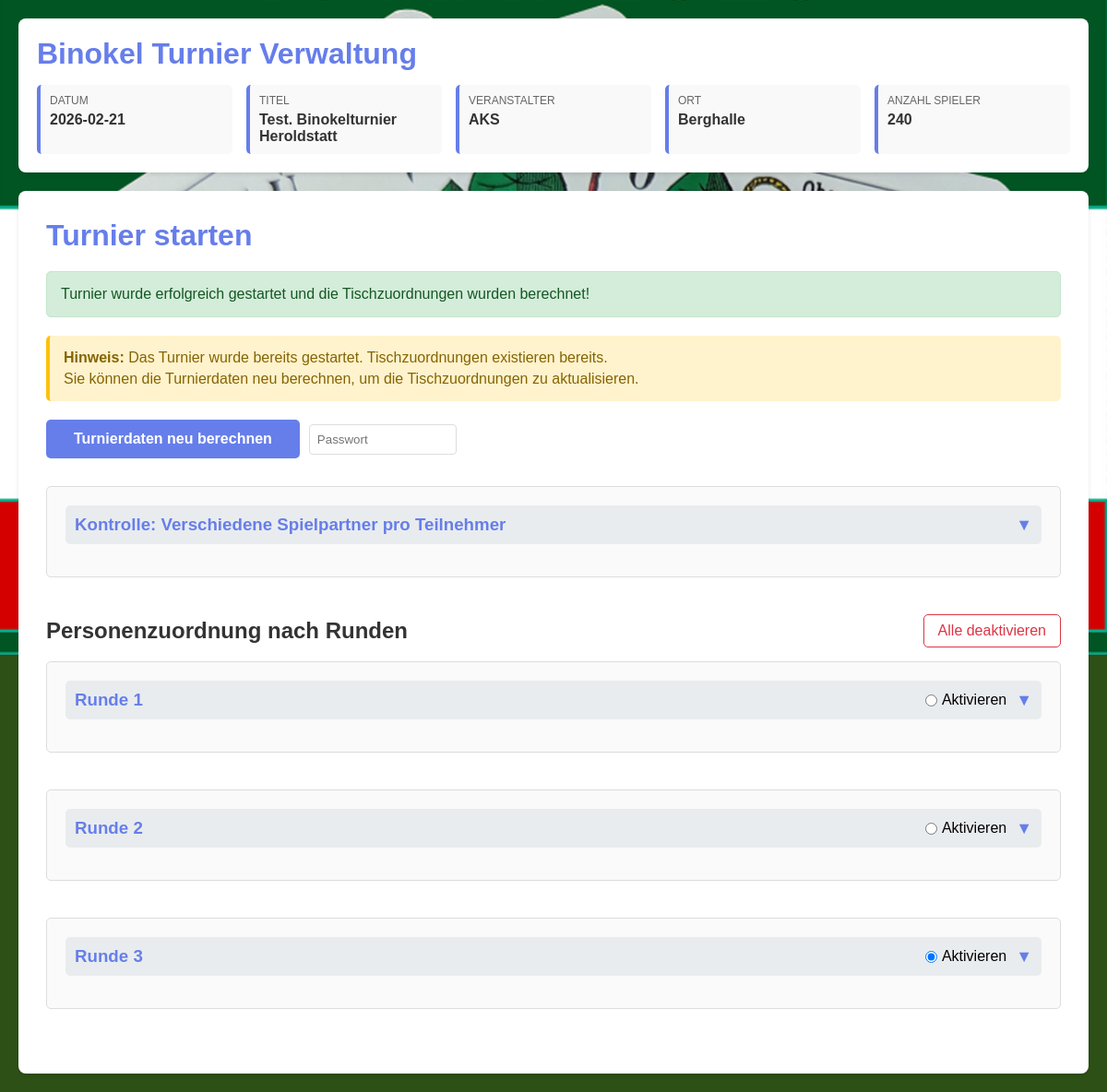
Page /turnier/turnier_starten.php?success=1 on the committed database.
### tables this page shows
CREATE TABLE turnier (
        id INTEGER PRIMARY KEY AUTOINCREMENT,
        datum TEXT NOT NULL,
        titel TEXT NOT NULL,
        veranstalter TEXT NOT NULL,
        ort TEXT NOT NULL,
        erstellt_am TEXT DEFAULT CURRENT_TIMESTAMP,
        aktiv INTEGER DEFAULT 1
    , anzahl_spieler INTEGER DEFAULT 0, anzahl_runden INTEGER DEFAULT 3, spieler_pro_runde INTEGER DEFAULT 3, aktive_runde INTEGER DEFAULT NULL, aktive_ergebnis_runde INTEGER DEFAULT NULL, googlemaps_link TEXT DEFAULT NULL, startzeit TEXT DEFAULT NULL, einlasszeit TEXT DEFAULT NULL);

### turnier/config.php (called while the page is built, shortened)
<?php
function getAktuellesTurnier() {
    $db = getDB();
    $stmt = $db->query("SELECT * FROM turnier WHERE aktiv = 1 ORDER BY id DESC LIMIT 1");
    return $stmt->fetch(PDO::FETCH_ASSOC);
}

### turnier/turnier_starten.php (the view, shortened to what this page needs)
<?php
require_once 'config.php';
$aktuellesTurnier = getAktuellesTurnier();
$success = isset($_GET['success']) ? $_GET['success'] : false;
$parameterOk = true;
$hatZuordnungen = false;
if ($aktuellesTurnier) {
    $db = getDB();
    $stmt = $db->prepare("SELECT COUNT(*) as count FROM turnier_zuordnungen WHERE turnier_id = ?");
    $stmt->execute([$aktuellesTurnier['id']]);
    $result = $stmt->fetch(PDO::FETCH_ASSOC);
    $hatZuordnungen = ($result['count'] > 0);
}
?>
<!DOCTYPE html>
<html lang="de">
<head>
</head>
<body>
    <?php include 'header.php'; ?>
    <div class="container">
        <h1>Turnier starten</h1>
        <?php if ($success): ?>
            <div class="message success">
                <?php if ($success === 'deaktiviert'): ?>
                    Alle Runden wurden erfolgreich deaktiviert!
                <?php else: ?>
                    Turnier wurde erfolgreich gestartet und die Tischzuordnungen wurden berechnet!
                <?php endif; ?>
            </div>
        <?php endif; ?>
        <?php if (!$aktuellesTurnier): ?>
            <div class="message error">
                Kein aktives Turnier gefunden. Bitte erst ein Turnier erfassen und aktivieren.
            </div>
        <?php else: ?>
            <?php if (!$hatZuordnungen): ?>
                <?php if (!$parameterOk): ?>
                    <div class="message error">
                        <strong>Das Turnier kann nicht gestartet werden, da die Parameter nicht korrekt sind.</strong>
                        <p style="margin-top: 10px;">Bitte korrigieren Sie die Parameter im Modul "Turnier erfassen" und versuchen Sie es erneut.</p>
                    </div>
                    <button type="button" class="btn" disabled>Turnier starten und Tischzuordnungen berechnen</button>
                <?php else: ?>
                    <div class="info-box" style="background: #d4edda; border-left-color: #28a745;">
                        <p style="color: #155724;"><strong>✓ Alle Parameter sind korrekt.</strong></p>
                        <p style="color: #155724; margin-top: 5px;">Das Turnier kann gestartet werden.</p>
                    </div>
                    <form method="POST">
                        <input type="hidden" name="start_turnier" value="1">
                        <button type="submit" class="btn">Turnier starten und Tischzuordnungen berechnen</button>
                    </form>
                <?php endif; ?>
            <?php else: ?>
                <div class="info-box" style="background: #fff3cd; border-left-color: #ffc107;">
                    <p style="color: #856404;"><strong>Hinweis:</strong> Das Turnier wurde bereits gestartet. Tischzuordnungen existieren bereits.</p>
                    <p style="color: #856404; margin-top: 5px;">Sie können die Turnierdaten neu berechnen, um die Tischzuordnungen zu aktualisieren.</p>
                </div>
            <?php endif; ?>
            <?php if ($hatZuordnungen): ?>
            <div style="margin-top: 20px;">
                <form method="POST" style="display: flex; align-items: center; gap: 10px; flex-wrap: wrap;">
                    <button type="submit" class="btn" <?php echo !$parameterOk ? 'disabled' : ''; ?>>Turnierdaten neu berechnen</button>
                    <input type="password" id="neu_berechnen_passwort" name="neu_berechnen_passwort" value="" placeholder="Passwort" autocomplete="off" style="padding: 8px; border: 1px solid #ddd; border-radius: 4px; width: 160px;">
                </form>
            </div>
            <?php endif; ?>
            <?php if ($hatZuordnungen): ?>
                <div class="runde-container" style="margin-top: 30px;">
                    <div class="runde-header" onclick="toggleKontrolle()">
                        <h3>Kontrolle: Verschiedene Spielpartner pro Teilnehmer</h3>
                        <span class="runde-toggle" id="toggle-kontrolle">▼</span>
                    </div>
                </div>
                <div style="display: flex; justify-content: space-between; align-items: center; margin-bottom: 15px;">
                    <h2 style="margin: 0;">Personenzuordnung nach Runden</h2>
                    <a href="runde_deaktivieren.php" style="color: #dc3545; text-decoration: none; padding: 8px 15px; border: 1px solid #dc3545; border-radius: 5px; transition: all 0.3s;"
                       onmouseover="this.style.background='#dc3545'; this.style.color='white';"
                       onmouseout="this.style.background='white'; this.style.color='#dc3545';">
                        Alle deaktivieren
                    </a>
                </div>
                <?php
                $anzahlRunden = intval($aktuellesTurnier['anzahl_runden'] ?? 3);
                for ($runde = 1; $runde <= $anzahlRunden; $runde++):
                ?>
                    <div id="runde-<?php echo $runde; ?>" class="runde-container">
                        <div class="runde-header" onclick="toggleRunde(<?php echo $runde; ?>)">
                            <h3>Runde <?php echo $runde; ?></h3>
                            <div style="display: flex; align-items: center; gap: 10px;">
                                <label style="display: flex; align-items: center; gap: 5px; cursor: pointer; margin: 0;" onclick="event.stopPropagation();">
                                    <input type="radio" name="aktive_runde" value="<?php echo $runde; ?>"
                                           <?php echo (isset($aktuellesTurnier['aktive_runde']) && $aktuellesTurnier['aktive_runde'] == $runde) ? 'checked' : ''; ?>
                                           onchange="aktiviereRunde(<?php echo $runde; ?>)">
                                    <span>Aktivieren</span>
                                </label>
                                <span class="runde-toggle" id="toggle-<?php echo $runde; ?>">▼</span>
                            </div>
                        </div>
                    </div>
                <?php endfor; ?>
            <?php endif; ?>
        <?php endif; ?>
    </div>
</body>
</html>

### turnier/header.php (shortened to what this page needs)
<?php
require_once 'config.php';
$aktuellesTurnier = getAktuellesTurnier();
?>
<div class="header">
    <h1>Binokel Turnier Verwaltung</h1>
    <?php if ($aktuellesTurnier): ?>
        <div class="turnier-info">
            <div class="info-item">
                <div class="info-label">Datum</div>
                <div class="info-value"><?php echo htmlspecialchars($aktuellesTurnier['datum']); ?></div>
            </div>
            <div class="info-item">
                <div class="info-label">Titel</div>
                <div class="info-value"><?php echo htmlspecialchars($aktuellesTurnier['titel']); ?></div>
            </div>
            <div class="info-item">
                <div class="info-label">Veranstalter</div>
                <div class="info-value"><?php echo htmlspecialchars($aktuellesTurnier['veranstalter']); ?></div>
            </div>
            <div class="info-item">
                <div class="info-label">Ort</div>
                <div class="info-value"><?php echo htmlspecialchars($aktuellesTurnier['ort']); ?></div>
            </div>
            <div class="info-item">
                <div class="info-label">Anzahl Spieler</div>
                <div class="info-value"><?php echo htmlspecialchars($aktuellesTurnier['anzahl_spieler'] ?? '0'); ?></div>
            </div>
        </div>
    <?php else: ?>
        <p class="no-turnier">Noch kein Turnier erfasst</p>
    <?php endif; ?>
</div>

### turnier/turnier_starten.php (style rules this page uses)
* { margin: 0; padding: 0; box-sizing: border-box; }
body { font-family: Arial, sans-serif; background-color: #2d5016; background-image: url('../img/Binokel_Hintergrund.png'); background-size: contain; background-position: center top; background-repeat: no-repeat; background-attachment: fixed; padding: 20px; }
.container { background: white; padding: 30px; border-radius: 8px; box-shadow: 0 2px 4px rgba(0,0,0,0.1); max-width: 1400px; margin: 0 auto; }
h1 { color: #667eea; margin-bottom: 20px; }
h2 { color: #333; margin: 30px 0 15px 0; }
.btn { background: #667eea; color: white; padding: 12px 30px; border: none; border-radius: 5px; font-size: 16px; font-weight: 600; cursor: pointer; transition: background-color 0.3s; }
.message { padding: 15px; border-radius: 5px; margin-bottom: 20px; }
.message.success { background: #d4edda; color: #155724; border: 1px solid #c3e6cb; }
.info-box { padding: 15px; background: #f9f9f9; border-radius: 5px; margin-bottom: 20px; border-left: 4px solid #667eea; }
.runde-container { margin-bottom: 40px; padding: 20px; border: 1px solid #ddd; border-radius: 5px; background: #fafafa; }
.runde-header { display: flex; justify-content: space-between; align-items: center; margin-bottom: 15px; cursor: pointer; padding: 10px; background: #e9ecef; border-radius: 5px; transition: background-color 0.3s; }
.runde-header h3 { margin: 0; color: #667eea; }
.runde-toggle { font-size: 18px; font-weight: bold; color: #667eea; user-select: none; }

### turnier/header.php (style rules this page uses)
.header { background: white; padding: 20px; border-radius: 8px; margin-bottom: 20px; box-shadow: 0 2px 4px rgba(0,0,0,0.1); }
.header h1 { color: #667eea; margin-bottom: 15px; }
.turnier-info { display: grid; grid-template-columns: repeat(auto-fit, minmax(200px, 1fr)); gap: 15px; margin-top: 15px; }
.info-item { padding: 10px; background: #f9f9f9; border-radius: 5px; border-left: 4px solid #667eea; }
.info-label { font-size: 12px; color: #666; text-transform: uppercase; margin-bottom: 5px; }
.info-value { font-size: 16px; font-weight: bold; color: #333; }

### rows in the picture
turnier: datum "2026-02-21", titel "Test. Binokelturnier Heroldstatt", veranstalter "AKS", ort "Berghalle", anzahl_spieler "240", aktive_runde "☐ Aktivieren", anzahl_runden 3 (drawn), aktive_runde "☑ Aktivieren"
